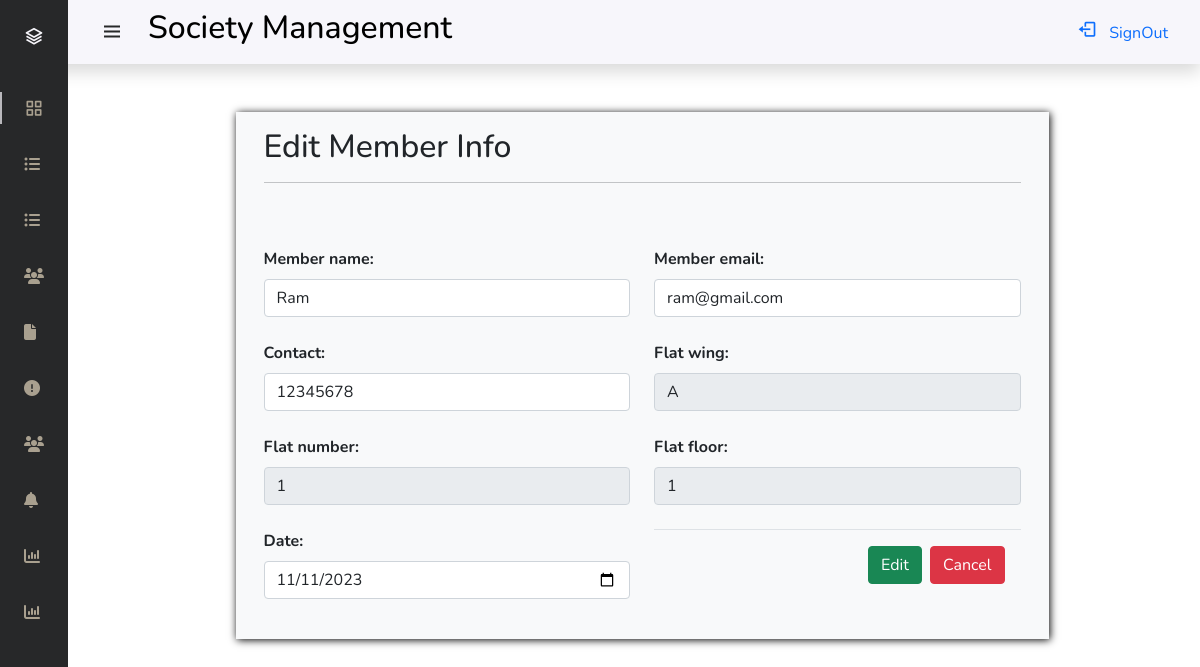
Page /edit_member.php?id=1 (signed in) on the committed database.
### tables this page shows
CREATE TABLE `members` (
  `member_id` int(10) NOT NULL,
  `member_name` varchar(50) NOT NULL,
  `email` varchar(40) NOT NULL,
  `contact` int(10) NOT NULL,
  `wing` varchar(10) NOT NULL,
  `flat_number` int(4) NOT NULL,
  `floor_number` int(11) NOT NULL,
  `date` date NOT NULL
);

### edit_member.php (the view, shortened to what this page needs)
<?php
include 'curd_functions.php';
if (isset($_SESSION['admin_email']) && isset($_SESSION['admin_pwd'])) {
$fid = $_GET['id'];
$select = "SELECT * FROM members WHERE member_id = {$fid}";
$result = mysqli_query($conn, $select);
if (mysqli_num_rows($result) > 0) {
    while ($row = mysqli_fetch_assoc($result)) {
?>
<!DOCTYPE html>
<html lang="en">
<head>
    <link href="https://cdn.jsdelivr.net/npm/bootstrap@5.0.2/dist/css/bootstrap.min.css" rel="stylesheet">
    <link href="https://cdn.jsdelivr.net/npm/boxicons@latest/css/boxicons.min.css" rel="stylesheet">
    <link rel="stylesheet" href="https://cdnjs.cloudflare.com/ajax/libs/font-awesome/4.7.0/css/font-awesome.min.css">
    <link rel="stylesheet" href="./css/stl.css">
</head>
<body id="body-pd">
    <?php
    include 'functions.php';
    side_bar();
    ?>
    <div class="container">
        <div class="row mt-5">
            <div class="col-lg-9 m-auto mt-5" style="box-shadow: 1px 1px 8px 0 black; background-color: #f8f9fa;">
                <form action="" class="p-3" method="post" onsubmit="return member()">
                    <h2 class="h-2">Edit Member Info</h2>
                    <hr>
                    <input type="hidden" name="flat_id" value="<?php echo $row['member_id']; ?>" required><br><br>
                    <div class="row">
                        <div class="col">
                            <label for="member_name" class="form-label"><b>Member name:</b></label>
                            <input type="text" name="member_name" class="form-control" id="member_name" value="<?php echo $row['member_name'] ?>"><br>
                        </div>
                        <div class="col">
                            <label for="email" class="form-label"><b>Member email:</b></label>
                            <input type="email" name="email" class="form-control" id="email" value="<?php echo $row['email'] ?>"><br>
                        </div>
                    </div>
                    <div class="row">
                        <div class="col">
                            <label for="contact" class="form-label"><b>Contact:</b></label>
                            <input type="text" name="contact" class="form-control" id="contact" value="<?php echo $row['contact'] ?>"><br>
                        </div>
                        <div class="col">
                            <label for="wing" class="form-label"><b>Flat wing:</b></label>
                            <input type="text" name="wing" class="form-control" id="wing" value="<?php echo $row['wing'] ?>" readonly><br>
                        </div>
                    </div>
                    <div class="row">
                        <div class="col">
                            <label for="flat_number" class="form-label"><b>Flat number:</b></label>
                            <input type="text" name="flat_number" class="form-control" id="flat_number" value="<?php echo $row['flat_number'] ?>" readonly><br>
                        </div>
                        <div class="col">
                            <label for="floor_number" class="form-label"><b>Flat floor:</b></label>
                            <input type="text" name="floor_number" class="form-control" id="floor_number" value="<?php echo $row['floor_number'] ?>" readonly><br>
                        </div>
                    </div>
                    <div class="row">
                        <div class="col">
                            <label for="date" class="form-label"><b>Date:</b></label>
                            <input type="date" name="date" class="form-control" id="date" value="<?php echo $row['date'] ?>"><br>
                        </div>
                        <div class="col">
                            <div class="modal-footer">
                                <input type="submit" name="submit" value="Edit" class="btn btn-success">
                                <a href="members.php" class="btn btn-danger">Cancel</a>
                            </div>
                        </div>
                    </div>
                </form>
            </div>
        </div>
    </div>
</body>
</html>
<?php
    }
}
}
else{
  header('location:admin_login.php');
}
?>

### functions.php (shortened to what this page needs)
<?php
function side_bar(){
?>
    <header class="header shadow" id="header">
        <div class="header_toggle" style="display:flex; align-items:center;">
        <i class='bx bx-menu' id="header-toggle"></i>
        <h2 style = "padding-left:1.5rem; color:black;">Society Management</h2>
    </div>
        <div>
        <a href="admin_logout.php">
                <i class='bx bx-log-out nav_icon'></i>
                <span class="sign-out">SignOut</span>
        </a>
</div>
    </header>
    <div class="l-navbar" id="nav-bar">
        <nav class="nav">
            <div>
                 <a href="#" class="nav_logo nav_mobile_link">
                    <i class='bx bx-layer nav_logo-icon'></i>
                </a>
                <div class="nav_list">
                    <a href="admin_home.php" class="nav_link active">
                        <i class='bx bx-grid-alt nav_icon'></i>
                    </a>
                    <a href="wing.php" class="nav_link">
                        <i class='fa fa-list-ul'></i>
                    </a>
                    <a href="flats.php" class="nav_link">
                        <i class='fa fa-list-ul'></i>
                    </a>
                    <a href="members.php" class="nav_link">
                        <i class='fa fa-users'></i>
                    </a>
                    <a href="bills.php" class="nav_link">
                        <i class='fa fa-file'></i>
                    </a>
                    <a href="complaints.php" class="nav_link">
                        <i class='fa fa-exclamation-circle'></i>
                    </a>
                    <a href="visitors.php" class="nav_link">
                        <i class='fa fa-users'></i>
                    </a>
                    <a href="notice.php" class="nav_link">
                        <i class='fa fa-bell'></i>
                    </a>
                    <a href="reports.php" class="nav_link">
                        <i class='fa fa-bar-chart'></i>
                    </a>
                    <a href="contact.php" class="nav_link">
                        <i class='fa fa-bar-chart'></i>
                    </a>
            </div>
            </div>
        </nav>
    </div>
<?php
}
?>

### css/stl.css (style rules this page uses)
:root { --header-height: 3rem; --nav-width: 68px; --first-color: #272829; --first-color-light: #E1D4BB; --white-color: #F7F6FB; --body-font: 'Nunito', sans-serif; --normal-font-size: 1rem; --z-fixed: 100 }
*,::before,::after { box-sizing: border-box }
body { position: relative; margin: var(--header-height) 0 0 0; padding: 0 1rem; font-family: var(--body-font); font-size: var(--normal-font-size); transition: .5s }
a { text-decoration: none; }
.header { width: 100%; height: var(--header-height); position: fixed; top: 0; left: 0; display: flex; align-items: center; justify-content: space-between; padding: 0 1rem; background-color: var(--white-color); z-index: var(--z-fixed); transition: .5s; }
.header_toggle { color: var(--first-color); font-size: 1.5rem; cursor: pointer; }
.l-navbar { position: fixed; top: 0; left: -30%; width: var(--nav-width); height: 100vh; background-color: var(--first-color); padding: .5rem 1rem 0 0; transition: .5s; z-index: var(--z-fixed); }
.nav { height: 100%; display: flex; flex-direction: column; justify-content: space-between; overflow: hidden; }
.nav_logo, .nav_link { display: grid; grid-template-columns: max-content max-content; align-items: center; column-gap: 1rem; padding: .5rem 0 .5rem 1.5rem; }
.nav_logo { margin-bottom: 2rem; }
.nav_logo-icon { font-size: 1.25rem; color: var(--white-color); }
.nav_link { position: relative; color: var(--first-color-light); margin-bottom: 1rem; transition: .3s; opacity: 0.7; }
.nav_icon { font-size: 1.25rem; }
.active { color: var(--white-color); }
.active::before { content: ''; position: absolute; left: 0; width: 2px; height: 32px; background-color: var(--white-color); }
.nav_link { display: flex; align-items: center; color: var(--first-color-light); margin-bottom: 1rem; transition: .3s; max-height: 40px; overflow: hidden; }
.nav_icon { font-size: 1.25rem; margin-right: 0.5rem; }
@media screen and (min-width: 768px) { body { margin: calc(var(--header-height) + 1rem) 0 0 0; padding-left: calc(var(--nav-width) + 2rem); } }
@media screen and (min-width: 768px) { .header { height: calc(var(--header-height) + 1rem); padding: 0 2rem 0 calc(var(--nav-width) + 2rem); } }
@media screen and (min-width: 768px) { .l-navbar { left: 0; padding: 1rem 1rem 0 0; } }

### rows in the picture
members: member_name "Ram", email "ram@gmail.com", contact "12345678", wing "A", flat_number "1", floor_number "1", date "11/11/2023"
